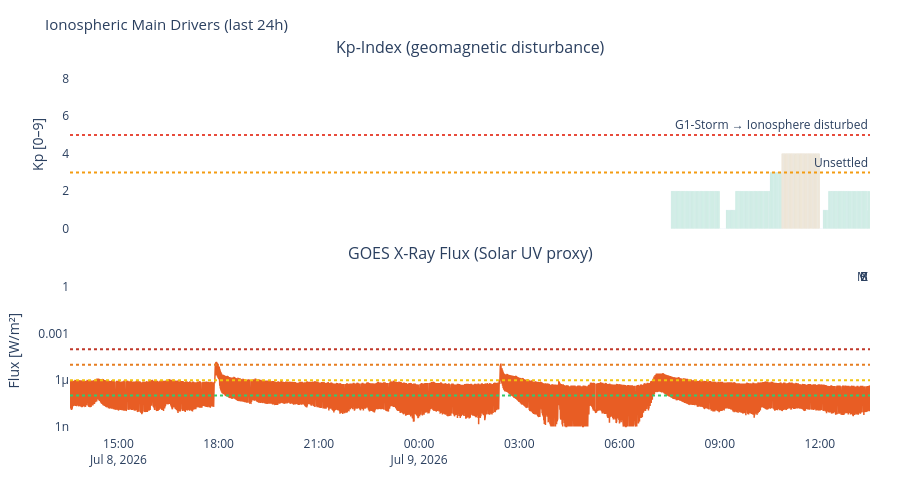

Notebook code for this chart:
### Markdown cell above
---
## 3. Visualizations

### Code cell
# ============================================================
# KP-INDEX + X-RAY FLUX – the two main ionospheric drivers
# ============================================================

n_panels = sum([df_kp is not None, df_xray is not None])
if n_panels > 0:
    titles = []
    if df_kp    is not None: titles.append('Kp-Index (geomagnetic disturbance)')
    if df_xray  is not None: titles.append('GOES X-Ray Flux (Solar UV proxy)')

    fig = make_subplots(rows=n_panels, cols=1, shared_xaxes=True,
                        subplot_titles=titles, vertical_spacing=0.1)
    row = 1

    if df_kp is not None:
        colors_kp = ['#2ecc71' if k < 4 else '#f39c12' if k < 6 else '#e74c3c'
                     for k in df_kp['kp']]
        fig.add_trace(go.Bar(x=df_kp['time'], y=df_kp['kp'],
                             marker_color=colors_kp, opacity=0.8, name='Kp'), row=row, col=1)
        fig.add_hline(y=5, line_dash='dot', line_color='#e74c3c',
                      annotation_text='G1-Storm → Ionosphere disturbed', row=row, col=1)
        fig.add_hline(y=3, line_dash='dot', line_color='#f39c12',
                      annotation_text='Unsettled', row=row, col=1)
        fig.update_yaxes(title_text='Kp [0–9]', range=[0,9], row=row, col=1)
        row += 1

    if df_xray is not None:
        fig.add_trace(go.Scatter(x=df_xray['time'], y=df_xray['flux'],
                                 line=dict(color='#E85D24', width=1.5), name='X-Ray'),
                      row=row, col=1)
        for lvl, lbl, col in [(1e-4,'X','#c0392b'),(1e-5,'M','#e67e22'),
                               (1e-6,'C','#f1c40f'),(1e-7,'B','#2ecc71')]:
            fig.add_hline(y=lvl, line_dash='dot', line_color=col,
                          annotation_text=lbl, row=row, col=1)
        fig.update_yaxes(type='log', title_text='Flux [W/m²]', row=row, col=1)
        row += 1

    fig.update_layout(
        title=dict(text='Ionospheric Main Drivers (last 24h)', font=dict(size=15)),
        height=200 * n_panels + 80,
        showlegend=False, plot_bgcolor='rgba(0,0,0,0)', paper_bgcolor='rgba(0,0,0,0)',
        margin=dict(l=70, r=30, t=60, b=40)
    )
    fig.show()

### Figure 1 — Plotly figure (JSON) as saved in the notebook; plotly's stock layout.template omitted (floating-point values rounded to 4 significant figures; data arrays with more than 128 entries replaced by an {"elided": "..."} marker saying what was removed)
{"data": [{"marker": {"color": {"elided": "357 str values"}}, "name": "Kp", "opacity": 0.8, "type": "bar", "x": {"elided": "357 str values"}, "xaxis": "x", "y": {"elided": "357 float values"}, "yaxis": "y"}, {"line": {"color": "#E85D24", "width": 1.5}, "name": "X-Ray", "type": "scatter", "x": {"elided": "2876 str values"}, "xaxis": "x2", "y": {"elided": "2876 float values"}, "yaxis": "y2"}], "layout": {"annotations": [{"font": {"size": 16}, "showarrow": false, "text": "Kp-Index (geomagnetic disturbance)", "x": 0.5, "xanchor": "center", "xref": "paper", "y": 1.0, "yanchor": "bottom", "yref": "paper"}, {"font": {"size": 16}, "showarrow": false, "text": "GOES X-Ray Flux (Solar UV proxy)", "x": 0.5, "xanchor": "center", "xref": "paper", "y": 0.45, "yanchor": "bottom", "yref": "paper"}, {"showarrow": false, "text": "G1-Storm → Ionosphere disturbed", "x": 1, "xanchor": "right", "xref": "x domain", "y": 5, "yanchor": "bottom", "yref": "y"}, {"showarrow": false, "text": "Unsettled", "x": 1, "xanchor": "right", "xref": "x domain", "y": 3, "yanchor": "bottom", "yref": "y"}, {"showarrow": false, "text": "X", "x": 1, "xanchor": "right", "xref": "x2 domain", "y": 0.0001, "yanchor": "bottom", "yref": "y2"}, {"showarrow": false, "text": "M", "x": 1, "xanchor": "right", "xref": "x2 domain", "y": 1e-05, "yanchor": "bottom", "yref": "y2"}, {"showarrow": false, "text": "C", "x": 1, "xanchor": "right", "xref": "x2 domain", "y": 1e-06, "yanchor": "bottom", "yref": "y2"}, {"showarrow": false, "text": "B", "x": 1, "xanchor": "right", "xref": "x2 domain", "y": 1e-07, "yanchor": "bottom", "yref": "y2"}], "height": 480, "margin": {"b": 40, "l": 70, "r": 30, "t": 60}, "paper_bgcolor": "rgba(0,0,0,0)", "plot_bgcolor": "rgba(0,0,0,0)", "shapes": [{"line": {"color": "#e74c3c", "dash": "dot"}, "type": "line", "x0": 0, "x1": 1, "xref": "x domain", "y0": 5, "y1": 5, "yref": "y"}, {"line": {"color": "#f39c12", "dash": "dot"}, "type": "line", "x0": 0, "x1": 1, "xref": "x domain", "y0": 3, "y1": 3, "yref": "y"}, {"line": {"color": "#c0392b", "dash": "dot"}, "type": "line", "x0": 0, "x1": 1, "xref": "x2 domain", "y0": 0.0001, "y1": 0.0001, "yref": "y2"}, {"line": {"color": "#e67e22", "dash": "dot"}, "type": "line", "x0": 0, "x1": 1, "xref": "x2 domain", "y0": 1e-05, "y1": 1e-05, "yref": "y2"}, {"line": {"color": "#f1c40f", "dash": "dot"}, "type": "line", "x0": 0, "x1": 1, "xref": "x2 domain", "y0": 1e-06, "y1": 1e-06, "yref": "y2"}, {"line": {"color": "#2ecc71", "dash": "dot"}, "type": "line", "x0": 0, "x1": 1, "xref": "x2 domain", "y0": 1e-07, "y1": 1e-07, "yref": "y2"}], "showlegend": false, "title": {"font": {"size": 15}, "text": "Ionospheric Main Drivers (last 24h)"}, "xaxis": {"anchor": "y", "domain": [0.0, 1.0], "matches": "x2", "showticklabels": false}, "xaxis2": {"anchor": "y2", "domain": [0.0, 1.0]}, "yaxis": {"anchor": "x", "domain": [0.55, 1.0], "range": [0, 9], "title": {"text": "Kp [0–9]"}}, "yaxis2": {"anchor": "x2", "domain": [0.0, 0.45], "title": {"text": "Flux [W/m²]"}, "type": "log"}}}
